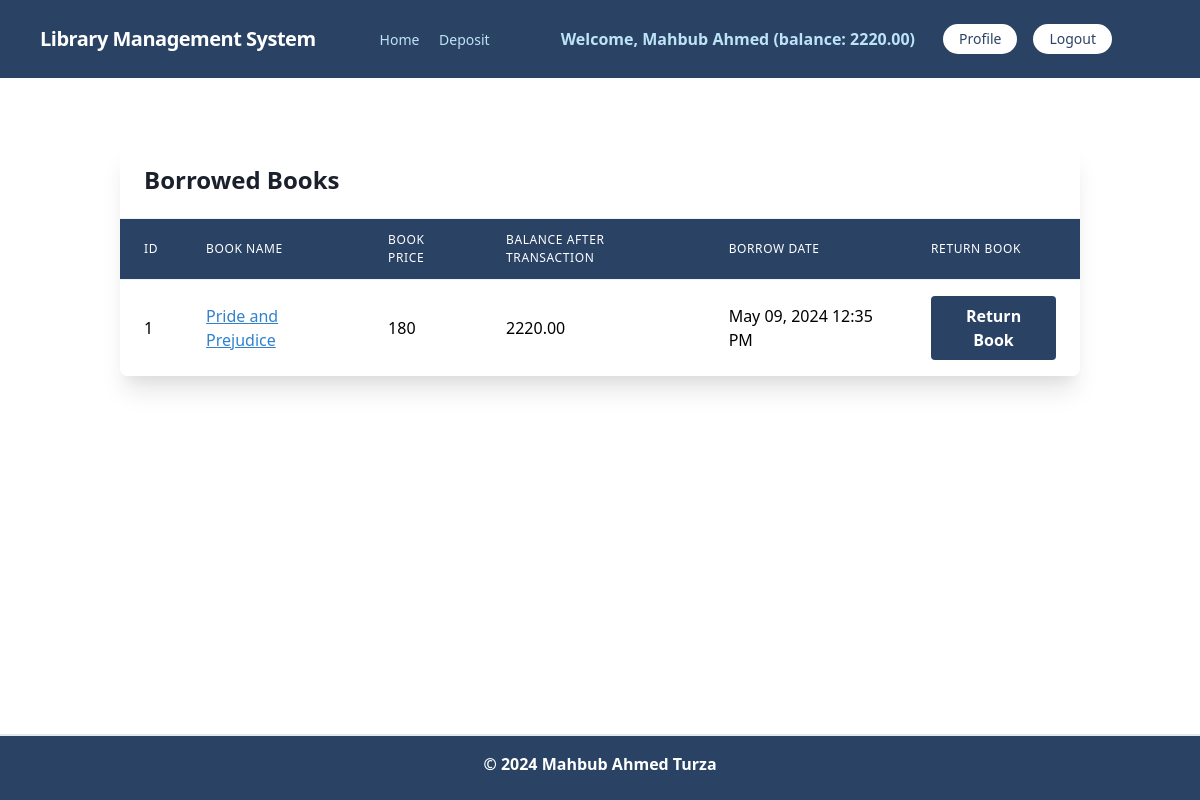
/accounts/profile/ (signed in), run on the app's committed database.
### accounts/models.py (models this page shows, shortened)
class UserAccount(models.Model):
    user = models.OneToOneField(User, related_name='account', on_delete=models.CASCADE)
    borrowed_books = models.ManyToManyField(Books, blank=True )
    account_no = models.IntegerField(unique=True)
    birth_date = models.DateField(null = True, blank=True)
    gender = models.CharField(max_length=50, choices = GENDER_TYPE)
    balance = models.DecimalField(default=0, max_digits=12, decimal_places= 2)

### transactions/models.py (models this page shows, shortened)
class BorrowBook(models.Model):
    user = models.ForeignKey(UserAccount, on_delete = models.CASCADE)
    book = models.ForeignKey(Books, on_delete = models.CASCADE)
    transactions = models.ForeignKey(Transaction, on_delete = models.CASCADE)

class Transaction(models.Model):
    account = models.ForeignKey(UserAccount, related_name = 'transactions', on_delete = models.CASCADE)
    amount = models.DecimalField(decimal_places=2, max_digits = 12)
    balance_after_transaction = models.DecimalField(decimal_places=2, max_digits = 12)
    timestamp = models.DateTimeField(auto_now_add=True)
    transaction_type = models.IntegerField(choices=TRANSACTION_TYPE, null = True)
    class Meta:
        ordering = ['timestamp']

### books/models.py (models this page shows, shortened)
class Books(models.Model):
    category = models.ManyToManyField(Category)
    title = models.CharField(max_length=100)
    description = models.TextField()
    borrow_date = models.DateTimeField(auto_now_add = True)
    image = models.ImageField(upload_to='uploads/', blank = True, null = True)
    book_price = models.IntegerField()

### accounts/views.py (the view)
# urls.py: path('profile/', views.borrowed_books, name= 'profile'),
@login_required
def borrowed_books( request):
    books = BorrowBook.objects.filter(user = request.user.account)
    return render(request, 'accounts/profile.html',  {'books': books})

### accounts/templates/accounts/profile.html (shortened to what this page needs)
{% extends "base.html" %}
{% load static %}
{% block body %}
<div class="py-6">
  <div class="max-w-7xl mx-auto sm:px-6 lg:px-8">
    <div class="bg-white overflow-hidden shadow-xl sm:rounded-lg">
      <div class="px-4 py-5 sm:px-6">
        <h3 class="text-2xl font-semibold text-gray-900">
          Borrowed Books
        </h3>
      </div>
      <div class="border-t border-gray-200">
        <table class="min-w-full divide-y divide-gray-200">
          {% if books|length > 0 %}
          <thead class="bg-blue-900 text-white">
            <tr>
              <th
                scope="col"
                class="px-6 py-3 text-left text-xs font-medium uppercase tracking-wider"
              >
                ID
              </th>
              <th
                scope="col"
                class="px-6 py-3 text-left text-xs font-medium uppercase tracking-wider"
              >
                Book Name
              </th>
              <th
                scope="col"
                class="px-6 py-3 text-left text-xs font-medium uppercase tracking-wider"
              >
                Book Price
              </th>
              <th
                scope="col"
                class="px-6 py-3 text-left text-xs font-medium uppercase tracking-wider"
              >
                Balance After Transaction
              </th>
              <th
                scope="col"
                class="px-6 py-3 text-left text-xs font-medium uppercase tracking-wider"
              >
                Borrow Date
              </th>
              <th
                scope="col"
                class="px-6 py-3 text-left text-xs font-medium uppercase tracking-wider"
              >
                Return Book
              </th>
            </tr>
          </thead>
          {% endif %}
          <tbody class="bg-white divide-y divide-gray-200">
            {% for book in books %}
            <tr>
              <td class="px-6 py-4 whitespace-nowrap">{{ book.book.id }}</td>
              <td class="px-6 py-4 whitespace-nowrap"> <a href="{% url "book_details" book.book.id %}" class="underline text-blue-600 hover:text-blue-800">{{ book.book.title }} </a> </td>
              <td class="px-6 py-4 whitespace-nowrap">
                {{ book.book.book_price }}
              </td>
              <td class="px-6 py-4 whitespace-nowrap">
                {{ book.transactions.balance_after_transaction }}
              </td>
              <td class="px-6 py-4 whitespace-nowrap">
                {{ book.book.borrow_date|date:"F d, Y h:i A" }}
              </td>
              <td class="px-6 py-4 whitespace-nowrap">
                <form action="{% url "return_book" book.id %}" method="post">
                  <button
                    type="submit"
                    class="bg-blue-900 hover:bg-blue-700 text-white font-semibold py-2 px-4 rounded focus:outline-none focus:shadow-outline"
                  >
                    Return Book
                  </button>
                </form>
              </td>
            </tr>
            {% endfor %}
          </tbody>
        </table>
      </div>
    </div>
  </div>
</div>
{% endblock %}

### core/templates/navbar.html (shortened to what this page needs)
<nav class="flex items-center justify-between flex-wrap bg-blue-900 p-6 px-10">
    <div class="flex items-center flex-shrink-0 text-white mr-6">
        <span class="font-semibold text-xl tracking-tight"><a href="/" class="text-white">Library Management System</a></span>
    </div>
    <div class="w-full block flex-grow lg:flex lg:items-center lg:w-auto px-10">
        <div class="text-sm lg:flex-grow">
            <a href="{% url "homepage" %}" class="block mt-4 lg:inline-block lg:mt-0 text-blue-200 hover:text-white mr-4">
                Home
            </a>
            {% if request.user.is_authenticated %}
                <a href="{% url "deposite" %}" class="block mt-4 lg:inline-block lg:mt-0 text-blue-200 hover:text-white mr-4">
                    Deposit
                </a>
            {% endif %}
        </div>
        {% if request.user.is_authenticated %}
            <div class="flex items-center">
                <div class="text-blue-200 my-auto font-black px-5">Welcome, {{ request.user.first_name }} (balance: {{ request.user.account.balance }})</div>
                <a href="{% url "profile" %}" class="mx-2 inline-block text-sm px-4 py-2 leading-none bg-white text-blue-900 rounded-full border-blue-900 hover:border-transparent hover:text-white hover:bg-blue-900">Profile</a>
                <a href="{% url "logout" %}" class="mx-2 inline-block text-sm px-4 py-2 leading-none bg-white text-blue-900 rounded-full border-blue-900 hover:border-transparent hover:text-white hover:bg-blue-900">Logout</a>
            </div>
        {% endif %}
    </div>
</nav>

### data on the page
BorrowBook: book.id "1", book "Pride and Prejudice", book.book_price "180", transactions.balance_after_transaction "2220.00", book.borrow_date "May 09, 2024 12:35 PM"

### other printed values
{{ request.user.first_name }} "Mahbub Ahmed"
{{ request.user.account.balance }} "2220.00"
